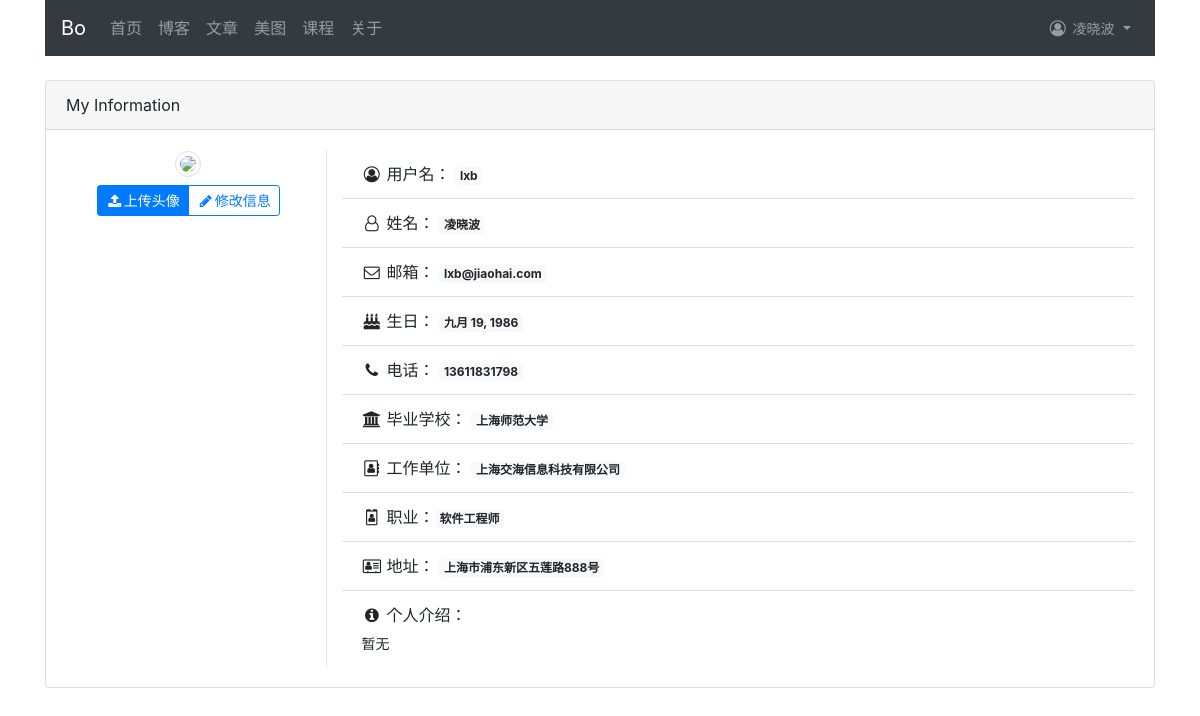
/account/my-information/ (signed in), run on the app's committed database.
### account/models.py (models this page shows, shortened)
class UserProfile(models.Model):
    user = models.OneToOneField(User, on_delete=models.CASCADE, related_name='userprofile')
    birth = models.DateField('生日', blank=True, null=True)
    phone = models.CharField('电话', max_length=20, blank=True, null=True)
    mod_date = models.DateTimeField('最后修改时间', auto_now=True)
    class Meta:
        verbose_name = 'User Profile'
        verbose_name_plural = 'User Profile'

class UserInfo(models.Model):
    user = models.OneToOneField(User, on_delete=models.CASCADE, related_name='userinfo')
    school = models.CharField('学校', max_length=100, blank=True)
    company = models.CharField('公司', max_length=100, blank=True)
    profession = models.CharField('职业', max_length=100, blank=True)
    address = models.CharField('地址', max_length=100, blank=True)
    aboutme = models.TextField('介绍', blank=True)
    photo = models.ImageField(blank=True)
    class Meta:
        verbose_name = 'User Info'
        verbose_name_plural = 'User Info'

### account/views.py (the view)
# urls.py: path('my-information/', views.myself, name='my_information'),
@login_required
def myself(request):
    user = User.objects.get(username=request.user.username)
    userprofile = UserProfile.objects.get(user=user)
    userinfo = UserInfo.objects.get(user=user)
    return render(request, 'account/myself.html', {'user': user, 'userprofile': userprofile, 'userinfo': userinfo})

### templates/account/myself.html (shortened to what this page needs)
{% extends 'base.html' %}
{% load staticfiles %}
{% block content %}
    <div class="card">
        <div class="card-header">My Information</div>
        <div class="card-body">
            <div class="row">
                <div class="col-md-3">
                    <div class="text-center">
                        {% if userinfo.photo %}
                            <img name="user_face" src="{{ userinfo.photo | striptags }}"
                                 class="img-thumbnail rounded-circle" id="my_photo">
                        {% else %}
                            <img name="user_face" src="{% static 'images/touxiang.jpg' %}"
                                 class="img-thumbnail rounded-circle" id="my_photo">
                        {% endif %}
                    </div>
                    <div class="text-center mt-2">
                        <div class="btn-group" role="group">
                            <button type="button" class="btn btn-sm btn-primary" id="upload_image"
                                    onclick="upload_image_layer()">
                                <i class="fa fa-fw fa-upload"></i>上传头像
                            </button>
                            <a class="btn btn-sm btn-outline-primary" href="{% url 'account:edit_my_information' %}">
                                <i class="fa fa-fw fa-pencil"></i>修改信息
                            </a>
                        </div>
                    </div>
                </div>
                <div class="col-md-9 border-left">
                    <ul class="list-group list-group-flush">
                        <li class="list-group-item">
                            <i class="fa fa-fw fa-user-circle-o"></i> 用户名：
                            <span class="badge badge-light">{{ user.username }}</span>
                        </li>
                        <li class="list-group-item">
                            <i class="fa fa-fw fa-user-o"></i> 姓名：
                            <span class="badge badge-light">{{ user.last_name }}{{ user.first_name }}</span>
                        </li>
                        <li class="list-group-item">
                            <i class="fa fa-fw fa-envelope-o"></i> 邮箱：
                            <span class="badge badge-light">{{ user.email }}</span>
                        </li>
                        <li class="list-group-item">
                            <i class="fa fa-fw fa-birthday-cake"></i> 生日：
                            <span class="badge badge-light">{{ userprofile.birth }}</span>
                        </li>
                        <li class="list-group-item">
                            <i class="fa fa-fw fa-phone"></i> 电话：
                            <span class="badge badge-light">{{ userprofile.phone }}</span>
                        </li>
                        <li class="list-group-item">
                            <i class="fa fa-fw fa-university"></i> 毕业学校：
                            <span class="badge badge-light">{{ userinfo.school }}</span>
                        </li>
                        <li class="list-group-item">
                            <i class="fa fa-fw fa-address-book-o"></i> 工作单位：
                            <span class="badge badge-light">{{ userinfo.company }}</span>
                        </li>
                        <li class="list-group-item">
                            <i class="fa fa-fw fa-id-badge"></i> 职业：<span class="badge badge-light">
                            {{ userinfo.profession }}</span>
                        </li>
                        <li class="list-group-item">
                            <i class="fa fa-fw fa-address-card-o"></i> 地址：
                            <span class="badge badge-light">{{ userinfo.address }}</span>
                        </li>
                        <li class="list-group-item">
                            <div class="d-flex w-100 justify-content-between">
                                <div class="mb-1"> <i class="fa fa-fw fa-info-circle"></i> 个人介绍：</div>
                            </div>
                            <small class="mb-1 mt-2">{{ userinfo.aboutme }}</small>
                        </li>
                    </ul>
                </div>
            </div>
        </div>
    </div>
{% endblock %}

### templates/header.html (shortened to what this page needs)
{% load staticfiles %}
<div class="container">
    <nav class="navbar navbar-expand-lg navbar-dark bg-dark mb-4" role="navigation">
        <a class="navbar-brand" href="{% url 'home' %}">Bo</a>
        <div class="collapse navbar-collapse" id="navbarNav">
            <ul class="navbar-nav">
                <li class="nav-item">
                    <a class="nav-link" href="{% url 'home' %}">首页</a>
                </li>
                <li class="nav-item">
                    <a class="nav-link" href="{% url 'blog:blog_title' %}">博客</a>
                </li>
                <li class="nav-item">
                    <a class="nav-link" href="{% url 'article:article_titles' %}">文章</a>
                </li>
                <li class="nav-item">
                    <a class="nav-link" href="{% url 'image:falls_images' %}">美图</a>
                </li>
                <li class="nav-item">
                    <a class="nav-link" href="{% url 'course:course_list' %}">课程</a>
                </li>
                <li class="nav-item">
                    <a class="nav-link" href="{% url 'course:about' %}">关于</a>
                </li>
            </ul>
            <ul class="navbar-nav flex-row ml-md-auto d-none d-md-flex">
                {% if user.is_authenticated %}
                    <li class="nav-item dropdown">
                        <a class="nav-link dropdown-toggle" href="#" id="navbarDropdown" role="button" data-toggle="dropdown" aria-haspopup="true" aria-expanded="false">
                            <i class="fa fa-fw fa-user-circle-o"></i>
                            {% if user.last_name %}
                                <span class="small">{{ user.last_name }}{{ user.first_name }}</span>
                            {% else %}
                                {{ user.username }}
                            {% endif %}
                        </a>
                    </li>
                {% endif %}
            </ul>
        </div>
    </nav>
</div>

### data on the page
UserProfile: birth "九月 19, 1986", phone "13611831798"
UserInfo: school "上海师范大学", company "上海交海信息科技有限公司", profession "软件工程师", address "上海市浦东新区五莲路888号", aboutme "暂无"

### other printed values
{{ user.last_name }} "凌"
{{ user.first_name }} "晓波"
{{ user.username }} "lxb"
{{ user.email }} "lxb@jiaohai.com"
